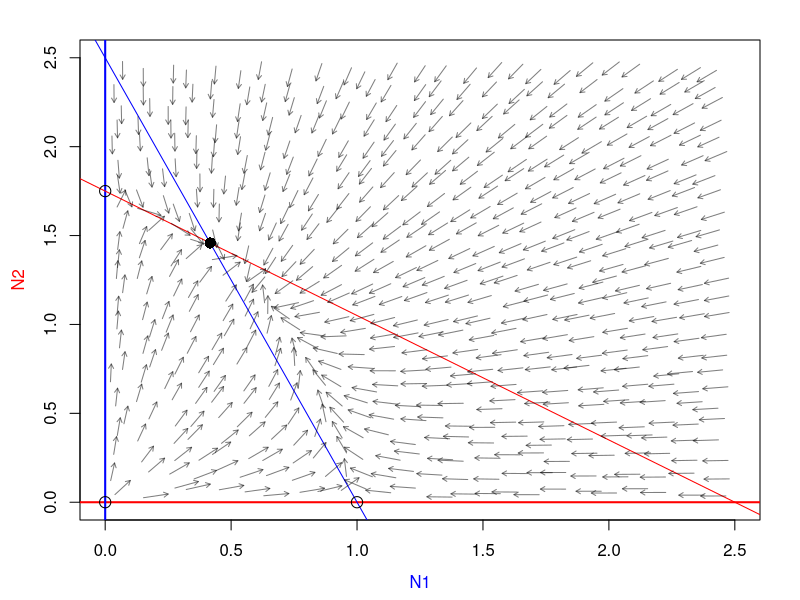

Generate this figure with R:
# Set up parameters
r1= 1.2; s12=-0.4; s11=-1.2;     # Parameters for species 1.
r2= 1.4; s21=-0.7; s22=-0.8;     # Parameters for species 2.

K1 = -r1/s11; # Carrying capacity 1
K2 = -r2/s22; # Carrying capacity 2

# Set up plot
xmax=2.5; ymax=2.5; grid=25;  # Size and number of grid cells.
dxy=xmax/grid;                # Spacing between grid cells.
xy0=dxy/2;                    # Indentation at left and top.
a=0.1;                        # Length of arrows.
x=y=xy0;                      # Generate points uniformly across

#pdf("images/ch10_q1.pdf", width=6, height=6)
par(mar=c(4,4,2,2))
# Make empty plot
plot(c(0, xmax), c(0, ymax),
     xlab = "", ylab = "", type="n")
abline(h=0, lwd=2, col="red")   # Add red line for x-axis
abline(v=0, lwd=2, col="blue")  # Add blue line for y-axis
# Add colored axis labels
mtext("N1", side = 1, col="blue", line=2.6)
mtext("N2", side = 2, col="red", line=2.6)

# Add lines for dN1/dt = 0 and dN2/dt = 0
# a is y-intercept, b is slope
# N1 = -r1/s11 - s12*N2
# x = -r1/s11 - s12*y
# - y*s12 = -r1/s11 - x
# y = -(-r1/s11 - x)/s12
# y = r1/s11/s12 + x*(1/s12)
abline(a = r1/s11/s12, b = (1/s12), col="blue") # species 2
# N2 = r2 + s21*N1
# y = r2 + s21*x
abline(a = (r2/-s22), b = s21, col="red") # species 2

# Add equilibria
points(0, 0, cex=1.5)
points(0, -r2/s22, cex=1.5)
points(-r1/s11, 0, cex=1.5)

# N2 = -r2/s22 + s21*N1
# N1 = -r1/s11 - s12*N2
# - s12*N2 = -r1/s11 - N1
# N2 = - (-r1/s11 - N1)/s12
# N2 = r1/s11/s12 + N1*(1/s12)

# -r2/s22 + s21*N1 = r1/s11/s12 + N1*(1/s12)
# s21*N1 - N1*(1/s12) = r1/s11/s12 + r2/s22
# N1*(s21 - 1/s12) = r1/s11/s12 + r2/s22
# N1 = (r1/s11/s12 + r2/s22)/(s21 - 1/s12)
# N1 = (r1*s22 + r2*s11*s12)/((s11*s12*s21 - s11)*s22)

# N2 = -r2/s22 + s21*N1
# N2 = -r2/s22 + s21*((r1/s11/s12 + r2/s22)/(s21 - 1/s12))
# N2 = (r1*s21*s22 + r2*s11)/((s11*s12*s21 - s11)*s22)

points((r1*s22 + r2*s11*s12)/((s11*s12*s21 - s11)*s22),
       (r1*s21*s22 + r2*s11)/((s11*s12*s21 - s11)*s22), pch=16, cex=1.5)

# Run loop until the "break" command is reached
while(1) {                    # the phase space with small random
  N1=x+runif(1,-.03,.03);     # variations in their locations, for
  N2=y+runif(1,-.03,.03);     # best appearance in the graph.
  d1=(r1+s11*N1+s12*N2)*N1;   # Compute the magnitude of change in
  d2=(r2+s21*N1+s22*N2)*N2;   # each population from each point.
  b=sqrt(d1^2+d2^2);          # Display a vector of fixed length.
  arrows(N1, N2,              # Starting point for arrows
         N1+d1*a/b, N2+d2*a/b,# Ending point for arrows
         length = 0.05,       # Arrow point length
         col=adjustcolor("black", alpha.f = 0.5)); # Make slightly arrows transparent
  
  x=x+dxy;                    # Advance horizontally along the row.
  if(x>xmax)                  # At the end of the row, move to the
  { x=xy0; y=y+dxy; }         # beginning of the next row.
  if(y>ymax) {break;}         # Stop the loop when completed.
}
#dev.off()
